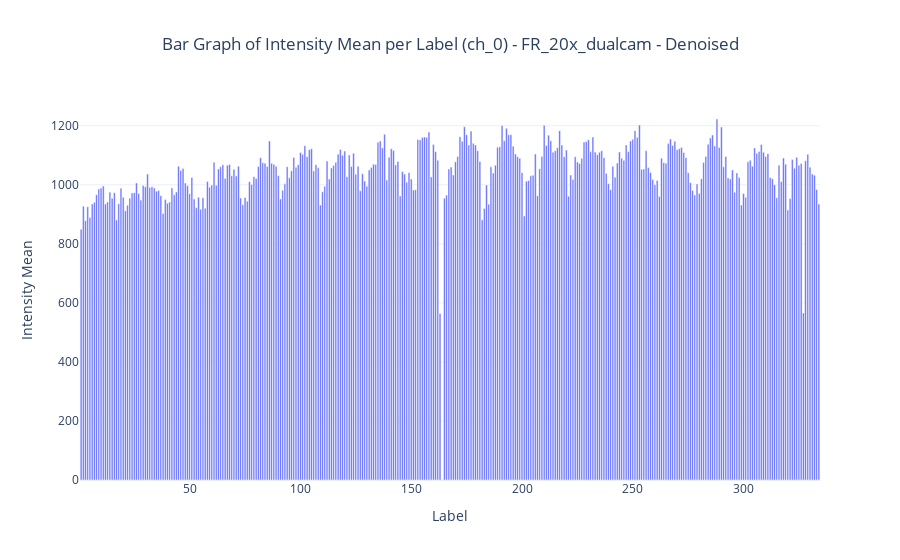
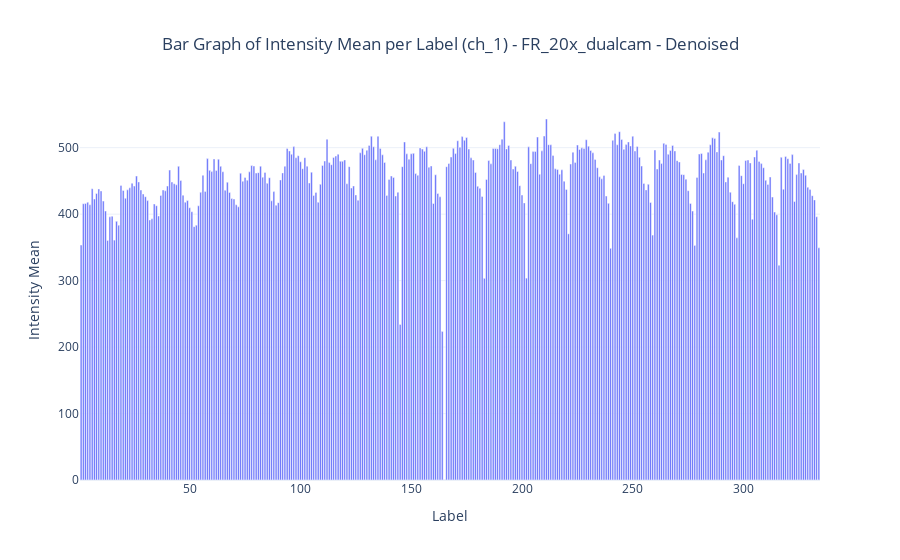

Notebook source saved alongside these figures, in order:
### Code cell
# Create a bar graph using Plotly Express with hover data
fig = px.bar(df_ch0, x='label', y='intensity_mean', title=f'Bar Graph of Intensity Mean per Label (ch_0) - {denoised_img_path.stem}',
             labels={'label': 'Label', 'intensity_mean': 'Intensity Mean'},
             hover_data={'label': True, 'area': True})

# Update layout for better visualization
fig.update_layout(
    xaxis_title='Label',
    yaxis_title='Intensity Mean',
    title={'x': 0.5},
    template='plotly_white'
)
fig.show()

# Create a bar graph using Plotly Express with hover data
fig = px.bar(df_ch1, x='label', y='intensity_mean', title=f'Bar Graph of Intensity Mean per Label (ch_1) - {denoised_img_path.stem}',
             labels={'label': 'Label', 'intensity_mean': 'Intensity Mean'},
             hover_data={'label': True, 'area': True})

# Update layout for better visualization
fig.update_layout(
    xaxis_title='Label',
    yaxis_title='Intensity Mean',
    title={'x': 0.5},
    template='plotly_white'
)
fig.show()

### Figure 1 — Plotly figure (JSON) as saved in the notebook; plotly's stock layout.template omitted (floating-point values rounded to 4 significant figures; data arrays with more than 128 entries replaced by an {"elided": "..."} marker saying what was removed)
{"data": [{"alignmentgroup": "True", "customdata": {"elided": "333x1 int values"}, "hovertemplate": "Label=%{x}<br>Intensity Mean=%{y}<br>area=%{customdata[0]}<extra></extra>", "legendgroup": "", "marker": {"color": "#636efa", "pattern": {"shape": ""}}, "name": "", "offsetgroup": "", "orientation": "v", "showlegend": false, "textposition": "auto", "type": "bar", "x": {"elided": "333 int values"}, "xaxis": "x", "y": {"elided": "333 float values"}, "yaxis": "y"}], "layout": {"barmode": "relative", "legend": {"tracegroupgap": 0}, "title": {"text": "Bar Graph of Intensity Mean per Label (ch_0) - FR_20x_dualcam - Denoised", "x": 0.5}, "xaxis": {"anchor": "y", "domain": [0, 1], "title": {"text": "Label"}}, "yaxis": {"anchor": "x", "domain": [0, 1], "title": {"text": "Intensity Mean"}}}}

### Figure 2 — Plotly figure (JSON) as saved in the notebook; plotly's stock layout.template omitted (floating-point values rounded to 4 significant figures; data arrays with more than 128 entries replaced by an {"elided": "..."} marker saying what was removed)
{"data": [{"alignmentgroup": "True", "customdata": {"elided": "333x1 int values"}, "hovertemplate": "Label=%{x}<br>Intensity Mean=%{y}<br>area=%{customdata[0]}<extra></extra>", "legendgroup": "", "marker": {"color": "#636efa", "pattern": {"shape": ""}}, "name": "", "offsetgroup": "", "orientation": "v", "showlegend": false, "textposition": "auto", "type": "bar", "x": {"elided": "333 int values"}, "xaxis": "x", "y": {"elided": "333 float values"}, "yaxis": "y"}], "layout": {"barmode": "relative", "legend": {"tracegroupgap": 0}, "title": {"text": "Bar Graph of Intensity Mean per Label (ch_1) - FR_20x_dualcam - Denoised", "x": 0.5}, "xaxis": {"anchor": "y", "domain": [0, 1], "title": {"text": "Label"}}, "yaxis": {"anchor": "x", "domain": [0, 1], "title": {"text": "Intensity Mean"}}}}
